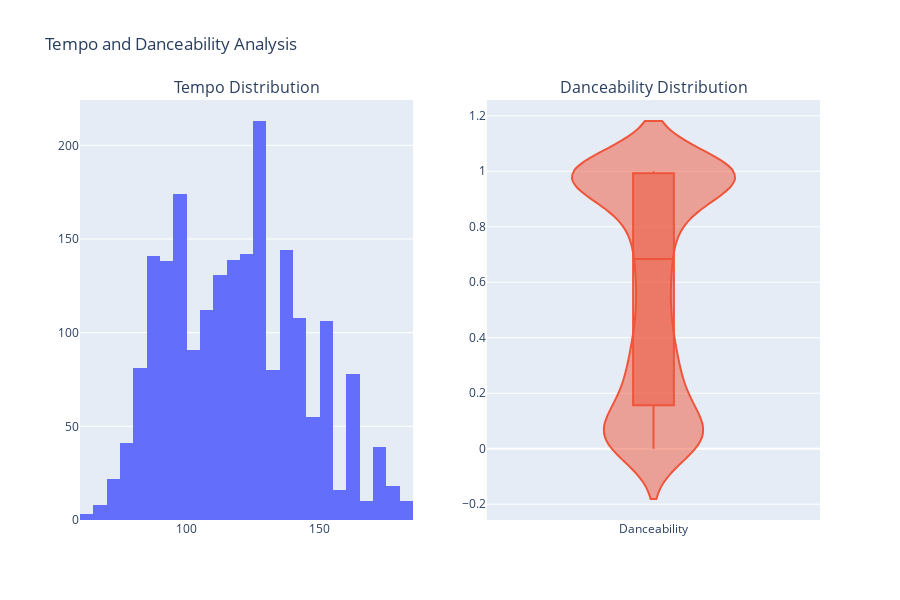

Write notebook code for a chart like this one.
### Markdown cell above
## Tempo and Danceability Analysis

Analyze the tempo and danceability distributions.

### Code cell
# Interactive plot
fig = make_subplots(rows=1, cols=2, 
                    subplot_titles=("Tempo Distribution", "Danceability Distribution"))

fig.add_trace(
    go.Histogram(x=df["tempo"], nbinsx=50, name="Tempo"),
    row=1, col=1
)

fig.add_trace(
    go.Violin(y=df["danceability"], name="Danceability", box_visible=True),
    row=1, col=2
)

fig.update_layout(
    height=600,
    showlegend=False,
    title_text="Tempo and Danceability Analysis"
)

fig.show()

### Figure 1 — Plotly figure (JSON) as saved in the notebook; plotly's stock layout.template omitted (floating-point values rounded to 4 significant figures; data arrays with more than 128 entries replaced by an {"elided": "..."} marker saying what was removed)
{"data": [{"name": "Tempo", "nbinsx": 50, "type": "histogram", "x": {"elided": "2100 float values"}, "xaxis": "x", "yaxis": "y"}, {"box": {"visible": true}, "name": "Danceability", "type": "violin", "xaxis": "x2", "y": {"elided": "2100 float values"}, "yaxis": "y2"}], "layout": {"annotations": [{"font": {"size": 16}, "showarrow": false, "text": "Tempo Distribution", "x": 0.225, "xanchor": "center", "xref": "paper", "y": 1, "yanchor": "bottom", "yref": "paper"}, {"font": {"size": 16}, "showarrow": false, "text": "Danceability Distribution", "x": 0.775, "xanchor": "center", "xref": "paper", "y": 1, "yanchor": "bottom", "yref": "paper"}], "height": 600, "showlegend": false, "title": {"text": "Tempo and Danceability Analysis"}, "xaxis": {"anchor": "y", "domain": [0, 0.45]}, "xaxis2": {"anchor": "y2", "domain": [0.55, 1]}, "yaxis": {"anchor": "x", "domain": [0, 1]}, "yaxis2": {"anchor": "x2", "domain": [0, 1]}}}
